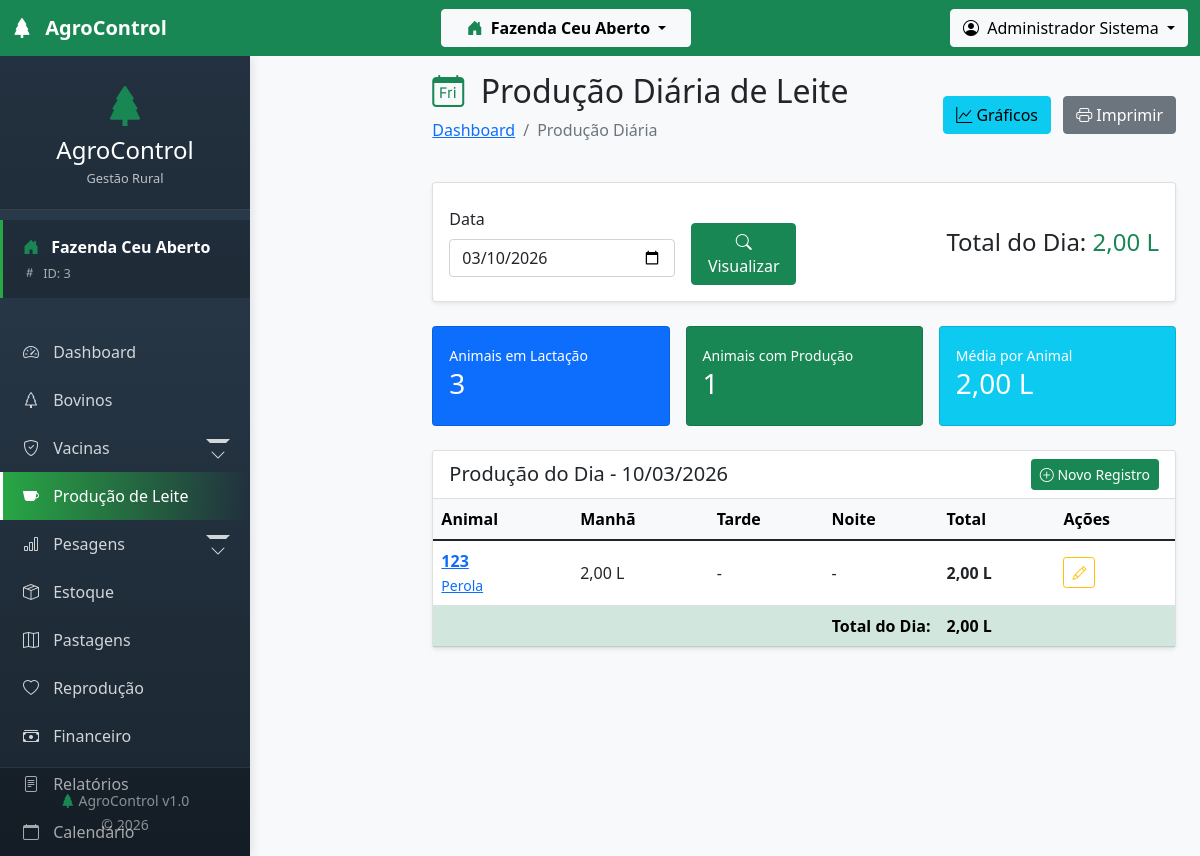
/modules/bovinos/acoes/leite/diario.php?data=2026-03-10 (signed in), run on the app's committed database.
### tables this page shows
CREATE TABLE `producao_leite` (
  `id` int(11) NOT NULL AUTO_INCREMENT,
  `id_bovino` int(11) NOT NULL,
  `data_producao` date NOT NULL,
  `turno` enum('manha','tarde','noite','unico') DEFAULT 'unico',
  `quantidade_litros` decimal(7,2) NOT NULL,
  `qualidade` varchar(50) DEFAULT NULL,
  `observacoes` text DEFAULT NULL,
  `data_cadastro` timestamp NULL DEFAULT current_timestamp(),
  PRIMARY KEY (`id`),
  KEY `id_bovino` (`id_bovino`),
  KEY `idx_producao_data` (`data_producao`),
  CONSTRAINT `producao_leite_ibfk_1` FOREIGN KEY (`id_bovino`) REFERENCES `bovinos` (`id`) ON DELETE CASCADE
);

CREATE TABLE `bovinos` (
  `id` int(11) NOT NULL AUTO_INCREMENT,
  `id_fazenda` int(11) NOT NULL,
  `id_usuario_cadastro` int(11) DEFAULT NULL,
  `id_raca` int(11) DEFAULT NULL,
  `id_situacao` int(11) DEFAULT NULL,
  `id_piquete_atual` int(11) DEFAULT NULL,
  `id_pai` int(11) DEFAULT NULL,
  `id_mae` int(11) DEFAULT NULL,
  `brinco` varchar(50) NOT NULL,
  `brinco_eletronico` varchar(50) DEFAULT NULL,
  `brinco_pai` varchar(50) DEFAULT NULL,
  `brinco_mae` varchar(50) DEFAULT NULL,
  `nome` varchar(100) DEFAULT NULL,
  `registro_abcrh` varchar(50) DEFAULT NULL,
  `registro_anc` varchar(50) DEFAULT NULL,
  `data_nascimento` date DEFAULT NULL,
  `sexo` enum('M','F') NOT NULL,
  `peso_nascimento` decimal(7,2) DEFAULT NULL,
  `peso_atual` decimal(7,2) DEFAULT NULL,
  `condicao_corporal` decimal(3,2) DEFAULT NULL,
  `cor_pelagem` varchar(50) DEFAULT NULL,
  `origem` enum('nascido','comprado','doacao','troca') DEFAULT 'nascido',
  `data_entrada` date NOT NULL,
  `valor_compra` decimal(10,2) DEFAULT NULL,
  `comprado_de` varchar(255) DEFAULT NULL,
  `nome_pai` varchar(100) DEFAULT NULL,
  `raca_pai` varchar(100) DEFAULT NULL,
  `nome_mae` varchar(100) DEFAULT NULL,
  `raca_mae` varchar(100) DEFAULT NULL,
  `data_saida` date DEFAULT NULL,
  `motivo_saida` varchar(100) DEFAULT NULL,
  `valor_venda` decimal(10,2) DEFAULT NULL,
  `observacoes` text DEFAULT NULL,
  `ativo` tinyint(1) DEFAULT 1,
  `data_cadastro` timestamp NULL DEFAULT current_timestamp(),
  `data_atualizacao` timestamp NULL DEFAULT NULL ON UPDATE current_timestamp(),
  PRIMARY KEY (`id`),
  UNIQUE KEY `unique_brinco_fazenda` (`id_fazenda`,`brinco`),
  KEY `id_raca` (`id_raca`),
  KEY `id_pai` (`id_pai`),
  KEY `id_mae` (`id_mae`),
  KEY `idx_bovinos_fazenda` (`id_fazenda`),
  KEY `idx_bovinos_situacao` (`id_situacao`),
  KEY `idx_bovinos_piquete` (`id_piquete_atual`),
  KEY `id_usuario_cadastro` (`id_usuario_cadastro`),
  CONSTRAINT `bovinos_ibfk_1` FOREIGN KEY (`id_fazenda`) REFERENCES `fazendas` (`id`) ON DELETE CASCADE,
  CONSTRAINT `bovinos_ibfk_2` FOREIGN KEY (`id_raca`) REFERENCES `racas` (`id`),
  CONSTRAINT `bovinos_ibfk_3` FOREIGN KEY (`id_situacao`) REFERENCES `situacoes` (`id`),
  CONSTRAINT `bovinos_ibfk_4` FOREIGN KEY (`id_piquete_atual`) REFERENCES `piquetes` (`id`),
  CONSTRAINT `bovinos_ibfk_5` FOREIGN KEY (`id_pai`) REFERENCES `bovinos` (`id`),
  CONSTRAINT `bovinos_ibfk_6` FOREIGN KEY (`id_mae`) REFERENCES `bovinos` (`id`),
  CONSTRAINT `bovinos_ibfk_7` FOREIGN KEY (`id_usuario_cadastro`) REFERENCES `usuarios` (`id`)
);

### config/tenant.php (called while the page is built, shortened)
<?php
require_once __DIR__ . '/database.php';
class TenantManager {
    public static function getActiveFarmId() {
        return $_SESSION['fazenda_ativa_id'] ?? null;
    }
    public static function addTenantFilter($tableAlias = '') {
        $farmId = self::getActiveFarmId();
        if ($tableAlias) {
            return " $tableAlias.id_fazenda = $farmId ";
        }
        return " id_fazenda = $farmId ";
    }
}
function getActiveFarmId() {
    return TenantManager::getActiveFarmId();
}
?>

### config/database.php (called while the page is built, shortened)
<?php
$conn = new mysqli(DB_HOST, DB_USER, DB_PASSWORD, DB_NAME);
$conn->set_charset("utf8");
function executeQuery($sql) {
    global $conn;
    $result = $conn->query($sql);
    return $result;
}
?>

### modules/bovinos/acoes/leite/diario.php (the view, shortened to what this page needs)
<?php
require_once '../../../../config/database.php';
require_once '../../../../config/tenant.php';
$data = isset($_GET['data']) ? $_GET['data'] : date('Y-m-d');
$sql = "SELECT pl.*,
               b.brinco,
               b.nome as nome_bovino,
               b.id as bovino_id
        FROM producao_leite pl
        JOIN bovinos b ON pl.id_bovino = b.id
        WHERE " . TenantManager::addTenantFilter('b') . "
        AND pl.data_producao = '$data'
        ORDER BY b.brinco, FIELD(pl.turno, 'manha', 'tarde', 'noite', 'unico')";
$producoes = executeQuery($sql);
$totalDia = 0;
$producoesArray = [];
if ($producoes && $producoes->num_rows > 0) {
    while ($p = $producoes->fetch_assoc()) {
        $producoesArray[] = $p;
        $totalDia += $p['quantidade_litros'];
    }
}
$sqlLactacao = "SELECT DISTINCT b.id, b.brinco, b.nome
                FROM bovinos b
                LEFT JOIN producao_leite pl ON b.id = pl.id_bovino
                WHERE " . TenantManager::addTenantFilter('b') . "
                AND b.sexo = 'F'
                AND b.ativo = 1
                ORDER BY b.brinco";
$lactacao = executeQuery($sqlLactacao);
include '../../../../includes/header.php';
include '../../../../includes/sidebar.php';
?>
<main class="col-lg-10 ms-auto px-4 py-3">
    <div class="d-flex justify-content-between align-items-center mb-4">
        <div>
            <h1 class="h2">
                <i class="bi bi-calendar-day me-2 text-success"></i>
                Produção Diária de Leite
            </h1>
            <nav aria-label="breadcrumb">
                <ol class="breadcrumb">
                    <li class="breadcrumb-item"><a href="../../../dashboard/index.php">Dashboard</a></li>
                    <li class="breadcrumb-item active">Produção Diária</li>
                </ol>
            </nav>
        </div>
        <div>
            <a href="graficos.php" class="btn btn-info me-2">
                <i class="bi bi-graph-up"></i> Gráficos
            </a>
            <a href="javascript:window.print()" class="btn btn-secondary">
                <i class="bi bi-printer"></i> Imprimir
            </a>
        </div>
    </div>
    <div class="card shadow-sm mb-4">
        <div class="card-body">
            <form method="GET" action="" class="row g-3 align-items-center">
                <div class="col-md-4">
                    <label class="form-label">Data</label>
                    <input type="date" class="form-control" name="data" value="<?php echo $data; ?>">
                </div>
                <div class="col-md-2">
                    <button type="submit" class="btn btn-success mt-4">
                        <i class="bi bi-search"></i> Visualizar
                    </button>
                </div>
                <div class="col-md-6 text-end">
                    <h4 class="mb-0">
                        Total do Dia:
                        <span class="text-success"><?php echo number_format($totalDia, 2, ',', '.'); ?> L</span>
                    </h4>
                </div>
            </form>
        </div>
    </div>
    <div class="row g-3 mb-4">
        <div class="col-md-4">
            <div class="card bg-primary text-white">
                <div class="card-body">
                    <small>Animais em Lactação</small>
                    <h3><?php echo $lactacao ? $lactacao->num_rows : 0; ?></h3>
                </div>
            </div>
        </div>
        <div class="col-md-4">
            <div class="card bg-success text-white">
                <div class="card-body">
                    <small>Animais com Produção</small>
                    <h3><?php echo count($producoesArray); ?></h3>
                </div>
            </div>
        </div>
        <div class="col-md-4">
            <div class="card bg-info text-white">
                <div class="card-body">
                    <small>Média por Animal</small>
                    <h3>
                        <?php
                        $media = count($producoesArray) > 0 ? $totalDia / count($producoesArray) : 0;
                        echo number_format($media, 2, ',', '.'); ?> L
                    </h3>
                </div>
            </div>
        </div>
    </div>
    <div class="card shadow-sm">
        <div class="card-header bg-white d-flex justify-content-between align-items-center">
            <h5 class="card-title mb-0">
                Produção do Dia - <?php echo date('d/m/Y', strtotime($data)); ?>
            </h5>
            <a href="cadastrar.php" class="btn btn-sm btn-success">
                <i class="bi bi-plus-circle"></i> Novo Registro
            </a>
        </div>
        <div class="card-body p-0">
            <?php if (!empty($producoesArray)): ?>
            <div class="table-responsive">
                <table class="table table-hover align-middle mb-0">
                    <thead class="table-light">
                        <tr>
                            <th>Animal</th>
                            <th>Manhã</th>
                            <th>Tarde</th>
                            <th>Noite</th>
                            <th>Total</th>
                            <th>Ações</th>
                        </tr>
                    </thead>
                    <tbody>
                        <?php
                        $porAnimal = [];
                        foreach ($producoesArray as $p) {
                            $id = $p['bovino_id'];
                            if (!isset($porAnimal[$id])) {
                                $porAnimal[$id] = [
                                    'brinco' => $p['brinco'],
                                    'nome' => $p['nome_bovino'],
                                    'manha' => 0,
                                    'tarde' => 0,
                                    'noite' => 0,
                                    'registros' => []
                                ];
                            }
                            $porAnimal[$id][$p['turno']] = $p['quantidade_litros'];
                            $porAnimal[$id]['registros'][] = $p;
                        }
                        foreach ($porAnimal as $id => $animal):
                            $totalAnimal = $animal['manha'] + $animal['tarde'] + $animal['noite'];
                        ?>
                        <tr>
                            <td>
                                <a href="index.php?bovino_id=<?php echo $id; ?>">
                                    <strong><?php echo $animal['brinco']; ?></strong>
                                    <?php if ($animal['nome']): ?>
                                        <br><small><?php echo $animal['nome']; ?></small>
                                    <?php endif; ?>
                                </a>
                            </td>
                            <td><?php echo $animal['manha'] > 0 ? number_format($animal['manha'], 2, ',', '.') . ' L' : '-'; ?></td>
                            <td><?php echo $animal['tarde'] > 0 ? number_format($animal['tarde'], 2, ',', '.') . ' L' : '-'; ?></td>
                            <td><?php echo $animal['noite'] > 0 ? number_format($animal['noite'], 2, ',', '.') . ' L' : '-'; ?></td>
                            <td><strong><?php echo number_format($totalAnimal, 2, ',', '.'); ?> L</strong></td>
                            <td>
                                <?php foreach ($animal['registros'] as $reg): ?>
                                <div class="btn-group btn-group-sm me-1">
                                    <a href="editar.php?id=<?php echo $reg['id']; ?>&bovino_id=<?php echo $id; ?>"
                                       class="btn btn-outline-warning" title="Editar <?php echo $reg['turno']; ?>">
                                        <i class="bi bi-pencil"></i>
                                    </a>
                                </div>
                                <?php endforeach; ?>
                            </td>
                        </tr>
                        <?php endforeach; ?>
                        <tr class="table-success">
                            <td colspan="4" class="text-end"><strong>Total do Dia:</strong></td>
                            <td><strong><?php echo number_format($totalDia, 2, ',', '.'); ?> L</strong></td>
                            <td></td>
                        </tr>
                    </tbody>
                </table>
            </div>
            <?php endif; ?>
        </div>
    </div>
</main>
<?php include '../../../../includes/footer.php'; ?>

### assets/css/style.css (style rules this page uses)
:root { --primary-color: #28a745; --secondary-color: #6c757d; --success-color: #28a745; --danger-color: #dc3545; --warning-color: #ffc107; --info-color: #17a2b8; }
body { font-family: 'Segoe UI', Tahoma, Geneva, Verdana, sans-serif; background-color: #f8f9fa; }

### includes/header.php (style rules this page uses)
body { margin: 0; padding: 0; font-family: 'Segoe UI', Tahoma, Geneva, Verdana, sans-serif; }

### includes/sidebar.php (style rules this page uses)
html, body { height: 100%; margin: 0; overflow-x: hidden; }

### data on the page
producao_leite: id_bovino.brinco "123", id_bovino.nome "Perola", quantidade_litros "2,00"

### other printed values
$activeFarmName "Fazenda Ceu Aberto"
$_SESSION['usuario_nome'] "Administrador Sistema"
TenantManager::getActiveFarmName() "Fazenda Ceu Aberto"
$farmId "3"
$totalDia "2,00"
$lactacao->num_rows "3"
count($producoesArray) "1"
$media "2,00"
date('d/m/Y', strtotime($data)) "10/03/2026"
